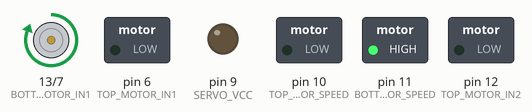
The sketch below on a simulated Arduino Uno, built with avr-gcc and run on an emulated ATmega328P. Shown: motor-driver pin pairs drawn as motors (green arrow = first pin HIGH = forward, orange = second pin HIGH = backward, longer = more drive), switched loads named in the sketch (green lamp = pin HIGH), output pins drawn as LEDs (lit = HIGH).

Above: at 0.5 s.
Timing chart, 0 to 3.0 s (numbered marks = the images above):
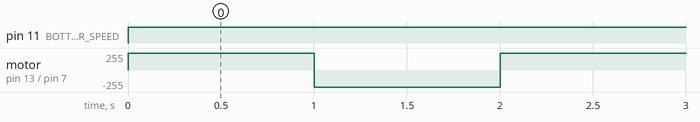

The sketch:

sketch_apr10e.ino
```cpp
#include "variables.h"
#include <Servo.h>

void setup() {
  Serial.begin(9600);
  pinMode(TOP_MOTOR_SPEED, OUTPUT);
  pinMode(TOP_MOTOR_IN1, OUTPUT);
  pinMode(TOP_MOTOR_IN2, OUTPUT);

  pinMode(BOTTOM_MOTOR_SPEED, OUTPUT);
  pinMode(BOTTOM_MOTOR_IN1, OUTPUT);
  pinMode(BOTTOM_MOTOR_IN2, OUTPUT);

  pinMode(SERVO_VCC, OUTPUT);
}

void loop() {
  digitalWrite(BOTTOM_MOTOR_IN1, HIGH);
  digitalWrite(BOTTOM_MOTOR_IN2, LOW);
  analogWrite(BOTTOM_MOTOR_SPEED, 255);
  delay(1000);
  digitalWrite(BOTTOM_MOTOR_IN1, LOW);
  digitalWrite(BOTTOM_MOTOR_IN2, HIGH);
  delay(1000);
}
```

variables.h
```cpp
#pragma once
#ifndef variables
#define variables

#define HALL_A_BOUT 2
#define HALL_B_BOUT 3

#define TOP_MOTOR_SPEED 10
#define TOP_MOTOR_IN1 6
#define TOP_MOTOR_IN2 12

#define BOTTOM_MOTOR_SPEED 11
#define BOTTOM_MOTOR_IN1 13
#define BOTTOM_MOTOR_IN2 7

#define SERVO_VCC 9

#define HMC5883L_SCL A5
#define HMC5883L_SDA A4
#define HMC5883L_ADDR 0b00011110

#endif
```

Measured:
- by itself, pin 11 (BOTTOM_MOTOR_SPEED): LOW → HIGH at 0.00 s
- by itself, motor on pin 13 (BOTTOM_MOTOR_IN1) / pin 7 (BOTTOM_MOTOR_IN2): alternates forward 255/255 for 1.0 s and backward 255/255 for 1.0 s
